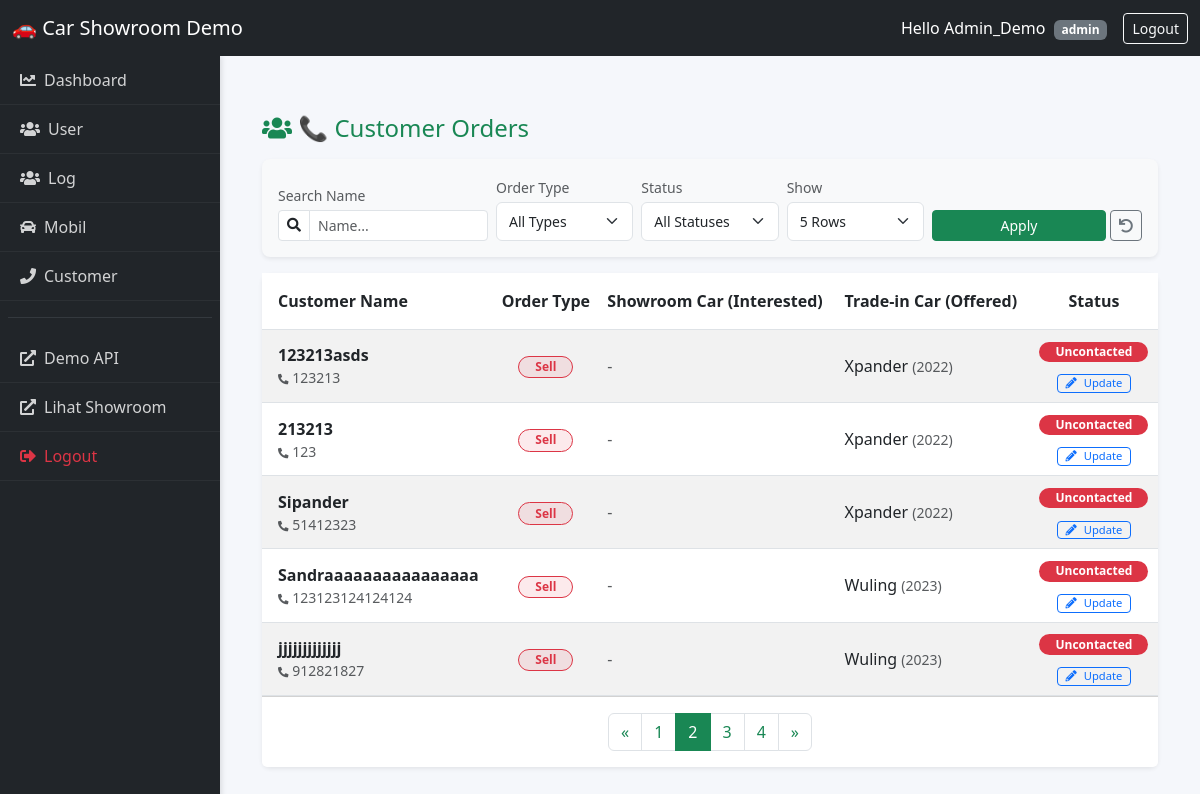
/demo/dashboard/customerlist/?page=2&q=&status=&type=&paginate_by=5 (signed in), run on the app's committed database.
### users/models.py (models this page shows, shortened)
class User(AbstractUser):
    ROLE_CHOICES = (
        ("admin", "Admin"),
        ("salesperson", "Salesperson"),
        ("customer", "Customer"),
    )
    role = models.CharField(max_length=20, choices=ROLE_CHOICES, default="customer")

### orders/models.py (models this page shows, shortened)
class Order(models.Model):
    ORDER_TYPE_CHOICES = [
        ("sell","Sell"),
        ("trade","Trade"),
        ("buy","Buy"),
    ]
    customer = models.ForeignKey(Customer, on_delete=models.CASCADE, related_name='orders')
    showroom_car = models.ForeignKey(Cars, on_delete=models.CASCADE, null=True, blank=True)
    offer_type = models.CharField(max_length=10, choices=ORDER_TYPE_CHOICES)
    trade_in_car = models.OneToOneField(TradeInCar, on_delete=models.SET_NULL, null=True, blank=True)
    created_at = models.DateTimeField(auto_now_add=True)

class TradeInCar(models.Model):
    customer = models.ForeignKey(Customer, on_delete=models.CASCADE)
    offered_vehicle_model = models.CharField(max_length=100, blank=True, null=True)
    offered_vehicle_varian = models.CharField(max_length=100, blank=True, null=True)
    offered_vehicle_transmission = models.CharField(max_length=20, choices=[('auto','Otomatis'), ('manual', 'Manual')], blank=True, null=True)
    offered_vehicle_province = models.CharField(max_length=50, blank=True, null=True)
    offered_vehicle_year = models.IntegerField(blank=True, null=True)
    offered_vehicle_kilometers = models.IntegerField(blank=True, null=True)
    offered_vehicle_notes = models.TextField(blank=True, null=True)

### customer/models.py (models this page shows, shortened)
class Customer(models.Model):
    STATUS_CHOICES = [
        ("deal","Deal"),
        ("negotiating","Negotiating"),
        ("not_deal", "Not Deal"),
        ("uncontacted", "Uncontacted"),
        ("rna","RNA (Return, No Answer)"),
    ]
    user = models.OneToOneField(User, on_delete=models.CASCADE, related_name="customer_profile",null=True,blank=True)
    name = models.CharField(max_length=100)
    phone_number = models.CharField(max_length=20, unique=True)
    email = models.EmailField(blank=True, null=True)
    address = models.TextField(blank=True, null=True)
    status = models.CharField(max_length=20, choices=STATUS_CHOICES, default="uncontacted")
    created_at = models.DateTimeField(auto_now_add=True)
    updated_at = models.DateTimeField(auto_now=True)

### demo/views.py (the view)
# urls.py: path('dashboard/customerlist/', dashboard_customer_list, name='demo_customer_list_dashboard'),
def dashboard_customer_list(request):
    if not request.user.is_authenticated:
        return redirect("demo_login")
    orders_data = Order.objects.select_related("customer", "trade_in_car", "showroom_car").all().order_by('-id')
    search_query = request.GET.get('q')
    if search_query and search_query != "":
        orders_data = orders_data.filter(customer__name__icontains=search_query)
    selected_status = request.GET.get('status')
    if selected_status and selected_status != "":
        orders_data = orders_data.filter(customer__status__iexact=selected_status)
    selected_type = request.GET.get('type')
    if selected_type and selected_type != "":
        orders_data = orders_data.filter(offer_type__iexact=selected_type)
    items_per_page = request.GET.get('paginate_by', 5)
    try:
        items_per_page = int(items_per_page)
    except ValueError:
        items_per_page = 5
    paginator = Paginator(orders_data, items_per_page)
    page_number = request.GET.get('page')
    page_obj = paginator.get_page(page_number)
    status_list = Order.objects.values_list('customer__status', flat=True).distinct().order_by('customer__status')
    type_list = Order.objects.values_list('offer_type', flat=True).distinct().order_by('offer_type')
    context = {
        'orders': page_obj,
        'items_per_page': items_per_page,
        'status_list': status_list,
        'selected_status': selected_status,
        'type_list': type_list,
        'selected_type': selected_type,
        'search_query': search_query,
    }
    return render(request, 'demo/customer_list_dashboard.html', context)

### demo/templates/demo/customer_list_dashboard.html (shortened to what this page needs)
{% extends 'demo/base.html' %}
{% block content %}
<div class="container-fluid mt-4">
    <div class="d-flex justify-content-between align-items-center mb-3">
        <h4 class="m-0 text-success"><i class="fas fa-users"></i> 📞 Customer Orders</h4>
    </div>
    <div class="card shadow-sm border-0 mb-3 bg-light">
        <div class="card-body py-3">
            <form method="get" class="row g-2 align-items-end">
                <div class="col-md-3">
                    <label class="form-label small text-muted mb-1">Search Name</label>
                    <div class="input-group input-group-sm">
                        <span class="input-group-text bg-white"><i class="fas fa-search"></i></span>
                        <input type="text" name="q" class="form-control" placeholder="Name..." value="{{ search_query|default:'' }}">
                    </div>
                </div>
                <div class="col-md-2">
                    <label class="form-label small text-muted mb-1">Order Type</label>
                    <select name="type" class="form-select form-select-sm">
                        <option value="">All Types</option>
                    </select>
                </div>
                <div class="col-md-2">
                    <label class="form-label small text-muted mb-1">Status</label>
                    <select name="status" class="form-select form-select-sm">
                        <option value="">All Statuses</option>
                    </select>
                </div>
                <div class="col-md-2">
                    <label class="form-label small text-muted mb-1">Show</label>
                    <select name="paginate_by" class="form-select form-select-sm">
                        <option value="5" {% if items_per_page == 5 %}selected{% endif %}>5 Rows</option>
                    </select>
                </div>
                <div class="col-md-3 d-flex gap-1">
                    <button type="submit" class="btn btn-success btn-sm w-100">Apply</button>
                    <a href="{% url 'demo_customer_list_dashboard' %}" class="btn btn-outline-secondary btn-sm" title="Reset Filters">
                        <i class="fas fa-undo"></i>
                    </a>
                </div>
            </form>
        </div>
    </div>
    <div class="card shadow-sm border-0">
        <div class="card-body p-0">
            <div class="table-responsive">
                <table class="table table-hover table-striped align-middle mb-0">
                    <thead class="bg-success text-white bg-opacity-75">
                        <tr>
                            <th class="py-3 ps-3">Customer Name</th>
                            <th class="py-3 text-center">Order Type</th>
                            <th class="py-3">Showroom Car (Interested)</th>
                            <th class="py-3">Trade-in Car (Offered)</th>
                            <th class="py-3 text-center">Status</th>
                        </tr>
                    </thead>
                    <tbody>
                        {% for order in orders %}
                        <tr>
                            <td class="ps-3">
                                <div class="fw-bold">{{ order.customer.name }}</div>
                                <div class="small text-muted"><i class="fas fa-phone-alt fa-xs"></i> {{ order.customer.phone_number }}</div>
                            </td>
                            <td class="text-center">
                                {% if order.offer_type|lower == 'sell' %}
                                    <span class="badge bg-danger bg-opacity-10 text-danger border border-danger rounded-pill px-3">Sell</span>
                                {% elif order.offer_type|lower == 'buy' %}
                                    <span class="badge bg-primary bg-opacity-10 text-primary border border-primary rounded-pill px-3">Buy</span>
                                {% elif order.offer_type|lower == 'trade' %}
                                    <span class="badge bg-info bg-opacity-10 text-dark border border-info rounded-pill px-3">Trade</span>
                                {% else %}
                                    <span class="badge bg-light text-dark border">{{ order.offer_type|default:"-" }}</span>
                                {% endif %}
                            </td>
                            <td>
                                {% if order.showroom_car %}
                                    {{ order.showroom_car.nama }} <span class="text-muted small">({{ order.showroom_car.tahun }})</span>
                                {% else %}
                                    <span class="text-muted">-</span>
                                {% endif %}
                            </td>
                            <td>
                                {% if order.trade_in_car and order.trade_in_car.offered_vehicle_model %}
                                    {{ order.trade_in_car.offered_vehicle_model }}
                                    <span class="text-muted small">({{ order.trade_in_car.offered_vehicle_year }})</span>
                                {% else %}
                                    <span class="text-muted small">No Trade-in</span>
                                {% endif %}
                            </td>
                            <td class="text-center">
                                {% if order.customer.status|lower == 'deal' %}
                                    <span class="badge bg-success rounded-pill px-3">Deal</span>
                                {% elif order.customer.status|lower == 'negotiating' %}
                                    <span class="badge bg-warning text-dark rounded-pill px-3">Negotiating</span>
                                {% elif order.customer.status|lower == 'uncontacted' %}
                                    <span class="badge bg-danger rounded-pill px-3">Uncontacted</span>
                                {% else %}
                                    <span class="badge bg-secondary rounded-pill px-3">{{ order.customer.status|default:"Pending" }}</span>
                                {% endif %}
                                {% if request.user.role in 'admin sales' %}
                                    <div class="mt-2">
                                        <a href="{% url 'update_customer_status' order.customer.id %}"
                                           class="btn btn-sm btn-outline-primary py-0 px-2"
                                           style="font-size: 0.7rem; border-radius: 4px;"
                                           title="Update Status">
                                           <i class="fas fa-pencil-alt me-1"></i> Update
                                        </a>
                                    </div>
                                {% endif %}
                            </td>
                            </tr>
                        {% endfor %}
                    </tbody>
                </table>
            </div>
        </div>
        <div class="card-footer bg-white py-3">
            <nav aria-label="Page navigation">
                <ul class="pagination justify-content-center m-0">
                    {% if orders.has_previous %}
                    <li class="page-item">
                        <a class="page-link text-success" href="?page={{ orders.previous_page_number }}&q={{ search_query|default:'' }}&status={{ selected_status|default:'' }}&type={{ selected_type|default:'' }}&paginate_by={{ items_per_page }}">
                            &laquo;
                        </a>
                    </li>
                    {% else %}
                    <li class="page-item disabled"><span class="page-link">&laquo;</span></li>
                    {% endif %}
                    {% for num in orders.paginator.page_range %}
                        {% if orders.number == num %}
                            <li class="page-item active"><span class="page-link bg-success border-success">{{ num }}</span></li>
                        {% elif num > orders.number|add:'-3' and num < orders.number|add:'3' %}
                            <li class="page-item">
                                <a class="page-link text-success" href="?page={{ num }}&q={{ search_query|default:'' }}&status={{ selected_status|default:'' }}&type={{ selected_type|default:'' }}&paginate_by={{ items_per_page }}">
                                    {{ num }}
                                </a>
                            </li>
                        {% endif %}
                    {% endfor %}
                    {% if orders.has_next %}
                    <li class="page-item">
                        <a class="page-link text-success" href="?page={{ orders.next_page_number }}&q={{ search_query|default:'' }}&status={{ selected_status|default:'' }}&type={{ selected_type|default:'' }}&paginate_by={{ items_per_page }}">
                            &raquo;
                        </a>
                    </li>
                    {% else %}
                    <li class="page-item disabled"><span class="page-link">&raquo;</span></li>
                    {% endif %}
                </ul>
            </nav>
        </div>
    </div>
</div>
{% endblock %}

### demo/templates/demo/base.html (shortened to what this page needs)
{% load static %}
<!DOCTYPE html>
<html lang="en">
    <head>
        <link rel="stylesheet" href="https://cdn.jsdelivr.net/npm/bootstrap@5.3.0/dist/css/bootstrap.min.css" />
        <link rel="stylesheet" href="https://cdnjs.cloudflare.com/ajax/libs/font-awesome/5.15.4/css/all.min.css">
        <link rel="stylesheet" href="{% static 'demo/css/base_style.css' %}?v=5"/>
    </head>
    <body class="{% if not user.is_authenticated %}no-sidebar{% endif %}">
        <nav class="navbar navbar-expand-lg navbar-dark bg-dark fixed-top">
            <div class="container-fluid">
                <a class="navbar-brand" href="#">🚗 Car Showroom Demo</a>
                <div class="d-flex">
                    {% if user.is_authenticated %}
                    <span class="text-white me-3 align-self-center">
                        Hello {{ request.user.username|title }}
                        <span class="badge bg-secondary ms-1">{{ request.user.role }}</span>
                    </span>
                    <a href="/demo/logout/" class="btn btn-outline-light btn-sm">Logout</a>
                    {% endif %}
                </div>
            </div>
        </nav>
        {% if user.is_authenticated %}
            <div class="sidebar">
                {% if request.user.role == 'admin' %}
                    <a href="{% url 'demo_dashboard' %}"><i class="fas fa-chart-line me-2"></i>Dashboard</a>
                    <a href="{% url 'demo_userlist_dashboard' %}"><i class="fas fa-users me-2"></i>User</a>
                    <a href="{% url 'dashboard_log_list' %}"><i class="fas fa-users me-2"></i>Log</a>
                {% endif %}
                {% if request.user.role == 'admin' or request.user.role == 'sales' %}
                    <a href="{% url 'demo_carlist_dashboard' %}"><i class="fas fa-car me-2"></i>Mobil</a>
                    <a href="{% url 'demo_customer_list_dashboard' %}"><i class="fas fa-phone me-2"></i>Customer</a>
                {% endif %}
                <hr class="border-secondary mx-2">
                <a href="{% url 'demo_api' %}"><i class="fas fa-external-link-alt me-2"></i>Demo API</a>
                <a href="{% url 'carList' %}"><i class="fas fa-external-link-alt me-2"></i>Lihat Showroom</a>
                <a href="{% url 'logout' %}" class="text-danger"><i class="fas fa-sign-out-alt me-2"></i>Logout</a>
            </div>
        {% endif %}
        <div class="main-container">
            {% block content %}{% endblock %}
        </div>
    </body>
</html>

### data on the page
User: user.username "Admin_Demo", user.role "admin"
Order: customer.name "123213asds", customer.phone_number "123213", offer_type "Sell", trade_in_car.offered_vehicle_model "Xpander", trade_in_car.offered_vehicle_year "2022", shows "Uncontacted"
Order: customer.name "213213", customer.phone_number "123", offer_type "Sell", trade_in_car.offered_vehicle_model "Xpander", trade_in_car.offered_vehicle_year "2022", shows "Uncontacted"
Order: customer.name "Sipander", customer.phone_number "51412323", offer_type "Sell", trade_in_car.offered_vehicle_model "Xpander", trade_in_car.offered_vehicle_year "2022", shows "Uncontacted"
Order: customer.name "Sandraaaaaaaaaaaaaaaa", customer.phone_number "123123124124124", offer_type "Sell", trade_in_car.offered_vehicle_model "Wuling", trade_in_car.offered_vehicle_year "2023", shows "Uncontacted"
Order: customer.name "jjjjjjjjjjjjj", customer.phone_number "912821827", offer_type "Sell", trade_in_car.offered_vehicle_model "Wuling", trade_in_car.offered_vehicle_year "2023", shows "Uncontacted"

### other printed values
{{ num }} "1" "3" "4"
{{ num }} "2"
